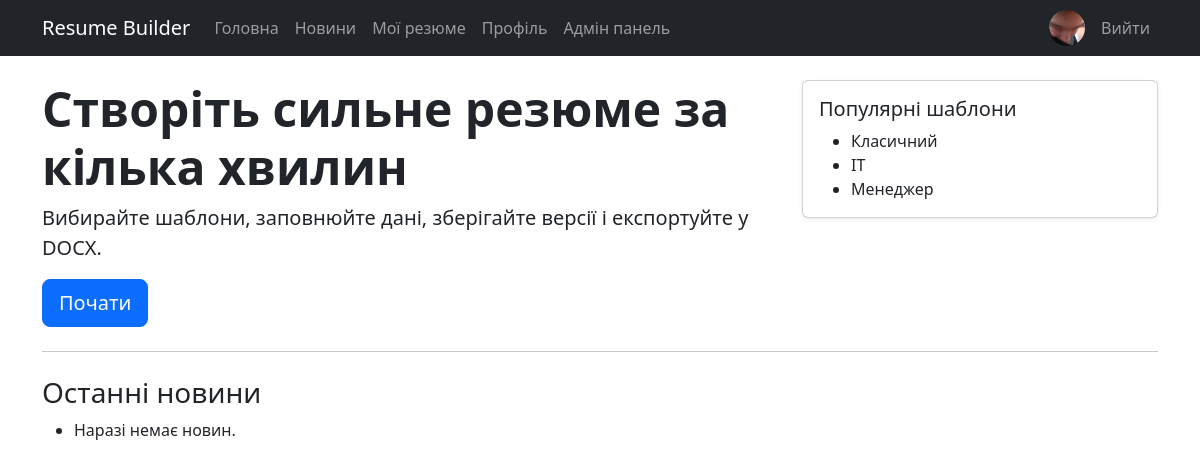
The page / (signed in) on the database as committed earlier.
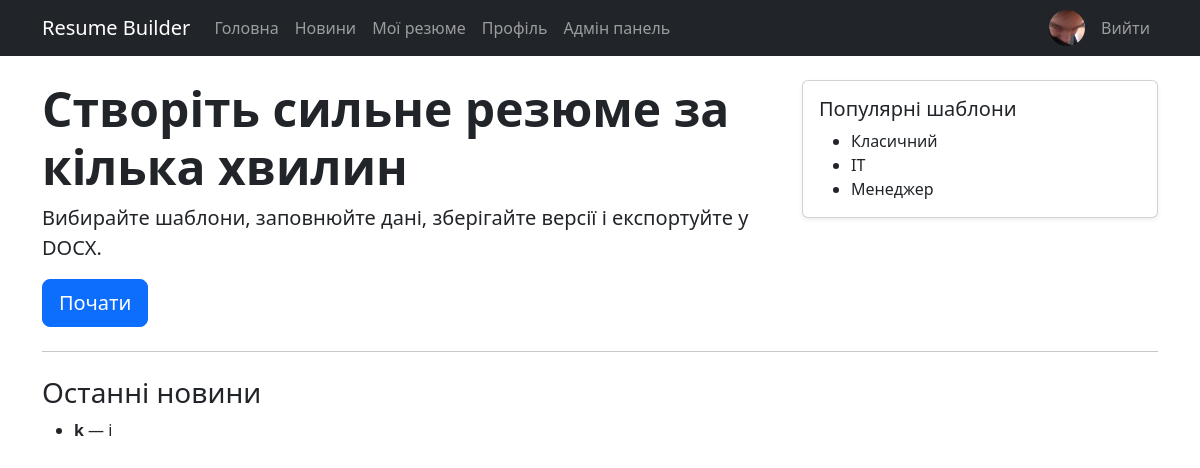
The same page on the database as committed later.
### builder/models.py (models this page shows, shortened)
class NewsItem(models.Model):
    title = models.CharField(max_length=200)
    content = models.TextField()
    image = models.ImageField(upload_to='news/', blank=True, null=True)
    author = models.ForeignKey(User, on_delete=models.SET_NULL, null=True, blank=True, related_name='news_items')
    created_at = models.DateTimeField(default=timezone.now)

### builder/views.py (the view)
# urls.py: path('', views.home, name='home'),
def home(request):
    return render(request, 'home.html', {'news_items': NewsItem.objects.order_by('-created_at')[:3]})

### builder/context_processors.py (called while the page is built)
def user_profile(request):
    if request.user.is_authenticated:
        profile = Profile.objects.filter(user=request.user).first()
        return {'user_profile': profile}
    return {'user_profile': None}

### templates/home.html
{% extends 'base.html' %}
{% block content %}
<div class="row g-4">
    <div class="col-lg-8">
        <h1 class="display-5 fw-bold">Створіть сильне резюме за кілька хвилин</h1>
        <p class="lead">Вибирайте шаблони, заповнюйте дані, зберігайте версії і експортуйте у DOCX.</p>
        <a class="btn btn-primary btn-lg" href="{% url 'templates_list' %}">Почати</a>
    </div>
    <div class="col-lg-4">
        <div class="card shadow-sm">
            <div class="card-body">
                <h5 class="card-title">Популярні шаблони</h5>
                <ul class="mb-0">
                    <li>Класичний</li>
                    <li>IT</li>
                    <li>Менеджер</li>
                </ul>
            </div>
        </div>
    </div>
</div>
<hr class="my-4">
<h3>Останні новини</h3>
<ul>
    {% for item in news_items %}
    <li><strong>{{ item.title }}</strong> — {{ item.content }}</li>
    {% empty %}
    <li>Наразі немає новин.</li>
    {% endfor %}
</ul>
{% endblock %}

Rows that differ between the two databases and show on the page:
added NewsItem: title "k", content "i"
Other text that changed with them:
text no longer shown: "Наразі немає новин."
